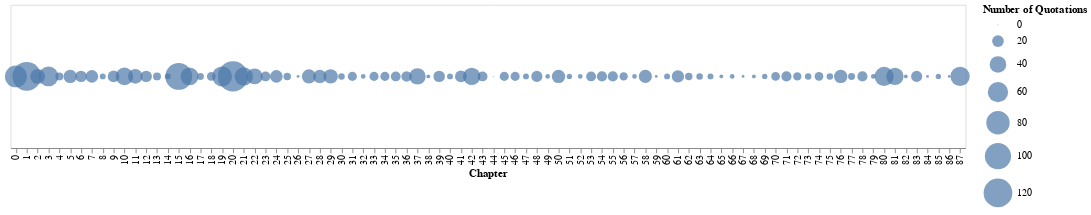

Notebook code cell kept with this figure:
### Code cell
alt.Chart(quotationsPerChapter).mark_circle().encode(x='Chapter:O', size=alt.Size('Number of Quotations:Q', scale=alt.Scale(range=[1, 1000]))).properties(width=1000, height=150)

### Figure 1 — Vega-Lite specification as saved in the notebook (floating-point values rounded to 4 significant figures)
{"config": {"view": {"continuousWidth": 400, "continuousHeight": 300}}, "data": {"name": "data-b6fb46e19ee39a92f8faad0a6b408c5f"}, "mark": "circle", "encoding": {"size": {"type": "quantitative", "field": "Number of Quotations", "scale": {"range": [1, 1000]}}, "x": {"type": "ordinal", "field": "Chapter"}}, "height": 150, "width": 1000, "$schema": "https://vega.github.io/schema/vega-lite/v4.8.1.json", "datasets": {"data-b6fb46e19ee39a92f8faad0a6b408c5f": [{"Number of Quotations": 70, "Chapter": 0}, {"Number of Quotations": 119, "Chapter": 1}, {"Number of Quotations": 32, "Chapter": 2}, {"Number of Quotations": 57, "Chapter": 3}, {"Number of Quotations": 9, "Chapter": 4}, {"Number of Quotations": 26, "Chapter": 5}, {"Number of Quotations": 19, "Chapter": 6}, {"Number of Quotations": 23, "Chapter": 7}, {"Number of Quotations": 5, "Chapter": 8}, {"Number of Quotations": 20, "Chapter": 9}, {"Number of Quotations": 45, "Chapter": 10}, {"Number of Quotations": 31, "Chapter": 11}, {"Number of Quotations": 19, "Chapter": 12}, {"Number of Quotations": 9, "Chapter": 13}, {"Number of Quotations": 5, "Chapter": 14}, {"Number of Quotations": 105, "Chapter": 15}, {"Number of Quotations": 46, "Chapter": 16}, {"Number of Quotations": 7, "Chapter": 17}, {"Number of Quotations": 11, "Chapter": 18}, {"Number of Quotations": 58, "Chapter": 19}, {"Number of Quotations": 133, "Chapter": 20}, {"Number of Quotations": 49, "Chapter": 21}, {"Number of Quotations": 37, "Chapter": 22}, {"Number of Quotations": 14, "Chapter": 23}, {"Number of Quotations": 23, "Chapter": 24}, {"Number of Quotations": 8, "Chapter": 25}, {"Number of Quotations": 1, "Chapter": 26}, {"Number of Quotations": 29, "Chapter": 27}, {"Number of Quotations": 26, "Chapter": 28}, {"Number of Quotations": 30, "Chapter": 29}, {"Number of Quotations": 6, "Chapter": 30}, {"Number of Quotations": 12, "Chapter": 31}, {"Number of Quotations": 3, "Chapter": 32}, {"Number of Quotations": 12, "Chapter": 33}, {"Number of Quotations": 12, "Chapter": 34}, {"Number of Quotations": 14, "Chapter": 35}, {"Number of Quotations": 16, "Chapter": 36}, {"Number of Quotations": 39, "Chapter": 37}, {"Number of Quotations": 2, "Chapter": 38}, {"Number of Quotations": 19, "Chapter": 39}, {"Number of Quotations": 5, "Chapter": 40}, {"Number of Quotations": 20, "Chapter": 41}, {"Number of Quotations": 44, "Chapter": 42}, {"Number of Quotations": 14, "Chapter": 43}, {"Number of Quotations": 0, "Chapter": 44}, {"Number of Quotations": 12, "Chapter": 45}, {"Number of Quotations": 12, "Chapter": 46}, {"Number of Quotations": 5, "Chapter": 47}, {"Number of Quotations": 18, "Chapter": 48}, {"Number of Quotations": 3, "Chapter": 49}, {"Number of Quotations": 26, "Chapter": 50}, {"Number of Quotations": 4, "Chapter": 51}, {"Number of Quotations": 3, "Chapter": 52}, {"Number of Quotations": 14, "Chapter": 53}, {"Number of Quotations": 15, "Chapter": 54}, {"Number of Quotations": 15, "Chapter": 55}, {"Number of Quotations": 10, "Chapter": 56}, {"Number of Quotations": 3, "Chapter": 57}, {"Number of Quotations": 25, "Chapter": 58}, {"Number of Quotations": 1, "Chapter": 59}, {"Number of Quotations": 5, "Chapter": 60}, {"Number of Quotations": 22, "Chapter": 61}, {"Number of Quotations": 8, "Chapter": 62}, {"Number of Quotations": 6, "Chapter": 63}, {"Number of Quotations": 5, "Chapter": 64}, {"Number of Quotations": 2, "Chapter": 65}, {"Number of Quotations": 3, "Chapter": 66}, {"Number of Quotations": 1, "Chapter": 67}, {"Number of Quotations": 2, "Chapter": 68}, {"Number of Quotations": 4, "Chapter": 69}, {"Number of Quotations": 11, "Chapter": 70}, {"Number of Quotations": 15, "Chapter": 71}, {"Number of Quotations": 10, "Chapter": 72}, {"Number of Quotations": 6, "Chapter": 73}, {"Number of Quotations": 11, "Chapter": 74}, {"Number of Quotations": 6, "Chapter": 75}, {"Number of Quotations": 26, "Chapter": 76}, {"Number of Quotations": 7, "Chapter": 77}, {"Number of Quotations": 15, "Chapter": 78}, {"Number of Quotations": 3, "Chapter": 79}, {"Number of Quotations": 53, "Chapter": 80}, {"Number of Quotations": 43, "Chapter": 81}, {"Number of Quotations": 2, "Chapter": 82}, {"Number of Quotations": 18, "Chapter": 83}, {"Number of Quotations": 1, "Chapter": 84}, {"Number of Quotations": 4, "Chapter": 85}, {"Number of Quotations": 1, "Chapter": 86}, {"Number of Quotations": 54, "Chapter": 87}]}}
